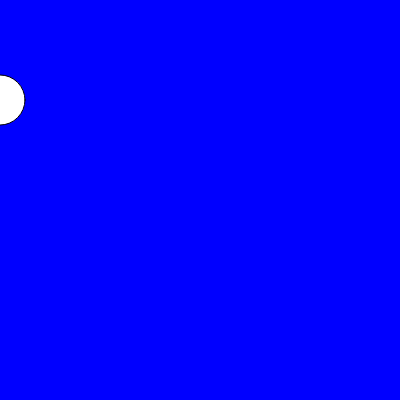
Frame 1 (no input)
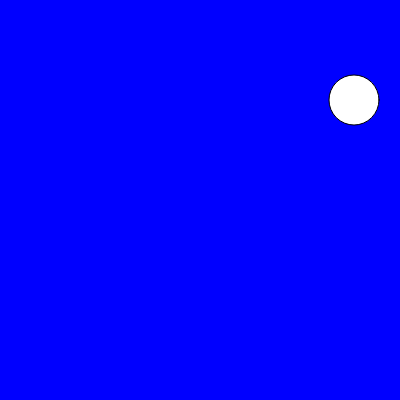
Frame 60 (no input)
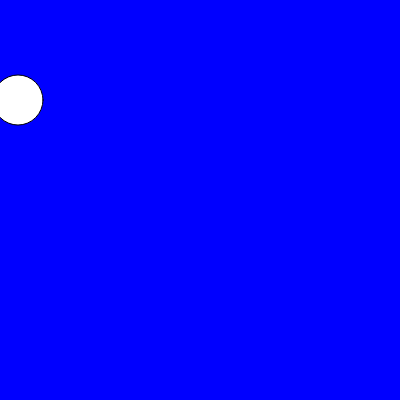
Frame 120 (the mouse pressed at the canvas centre since frame 60)

The p5.js sketch that drew these frames (run headless with seeded random() and noise() and a simulated clock; from frame 60 on, the mouse is pressed at the canvas centre):

// p5.js sketch
// ── sketch.js
var x = 0;

function setup() {
  createCanvas(400, 400);
}

function draw() {
  // put drawing code here
  background('blue');
  ellipse(x, 100, 50, 50) ;

x++ ;

if (x > width) {

  x = 0 ;

}
  //ellipse(x, 100, 100, 100);
  //x++;
  // x = x + 5


  if (!(mouseIsPressed)) {
      x += 5;
  }
}
